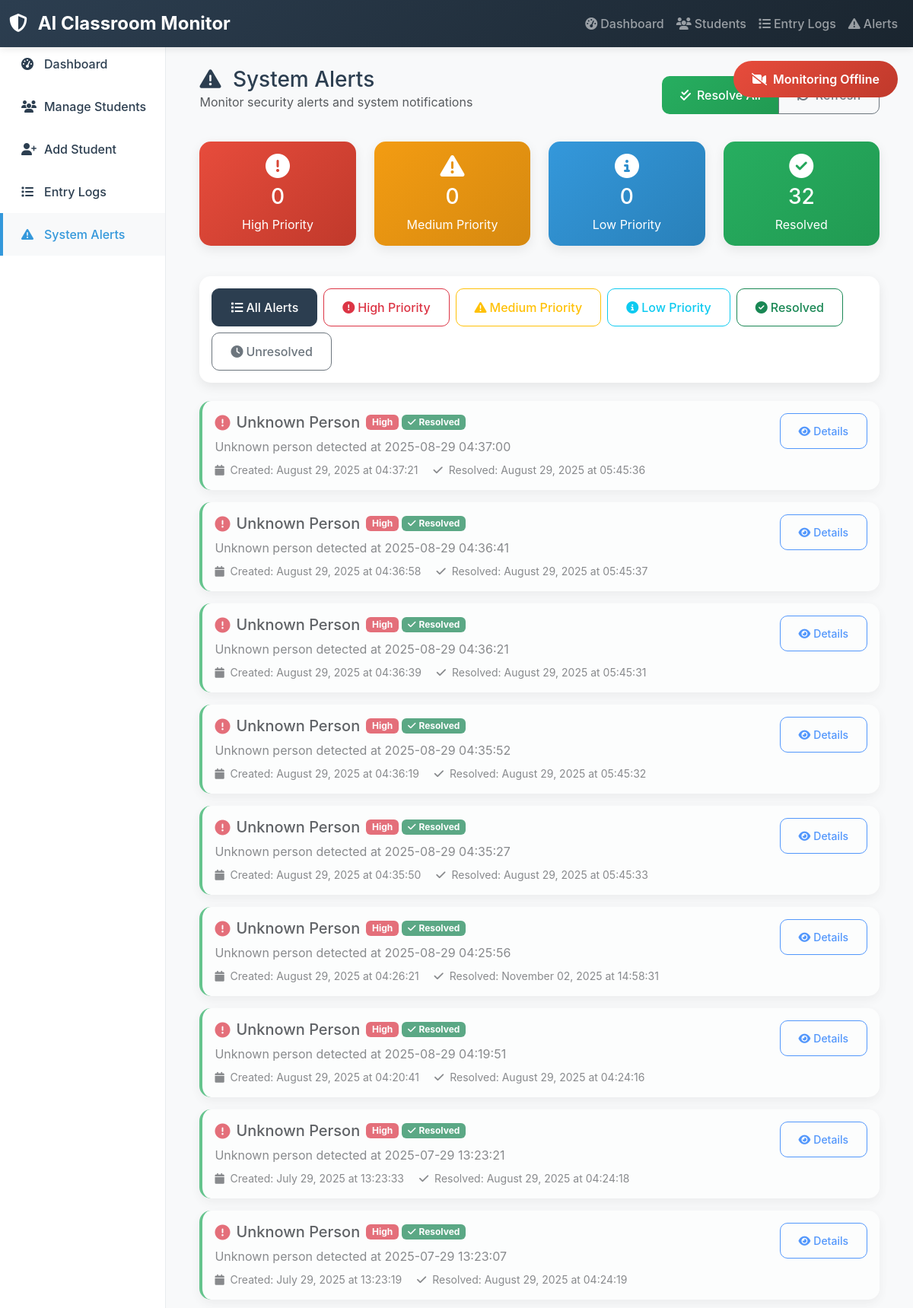
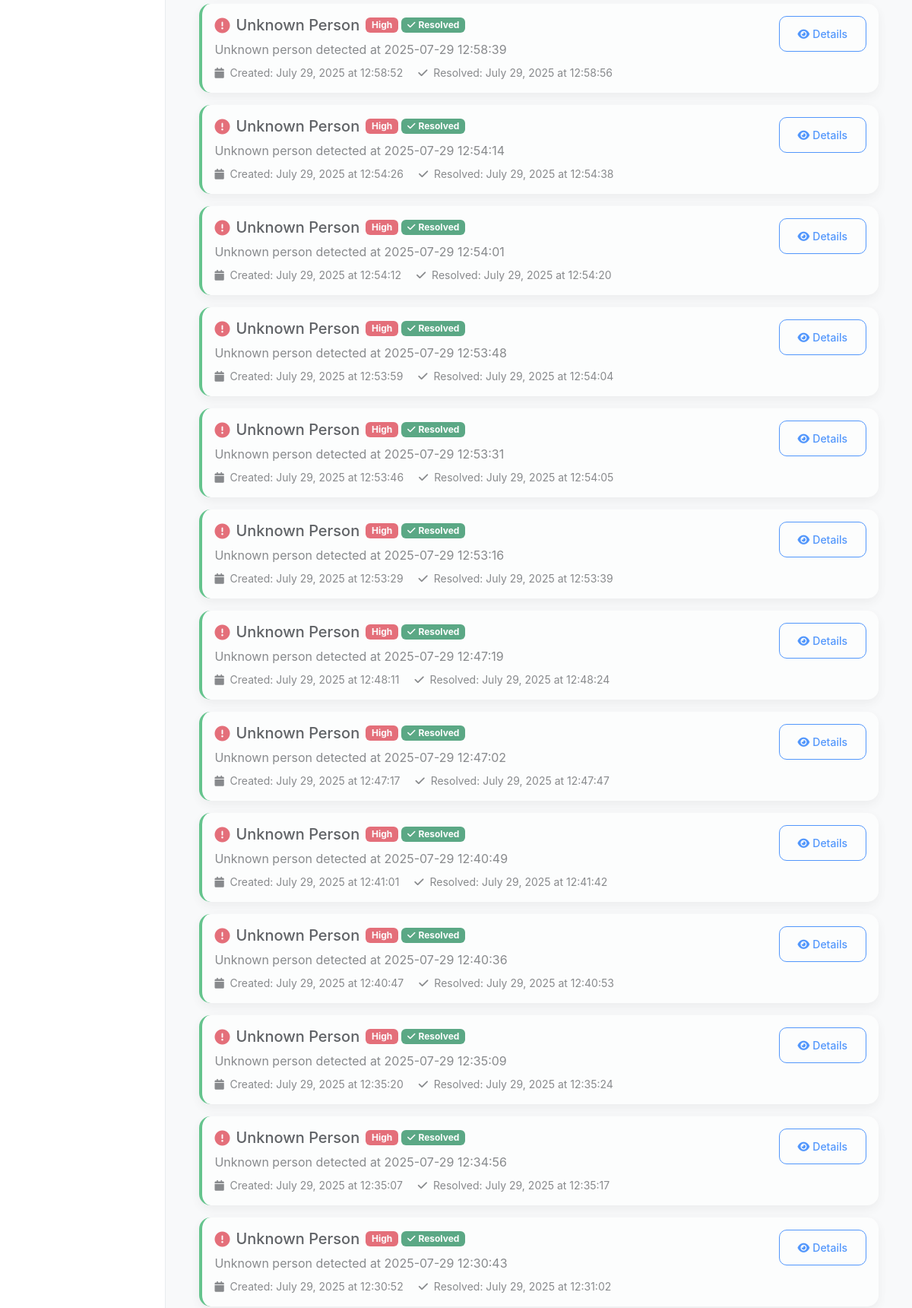
Screenshot of /alerts (upper part) with the database file from the repository (2 pictures, top to bottom).
### models.py (models this page shows, shortened)
class SystemAlert(db.Model):
    __tablename__ = 'system_alerts'
    id = db.Column(db.Integer, primary_key=True)
    alert_type = db.Column(db.String(50), nullable=False)  # 'unknown_person', 'system_error', etc.
    message = db.Column(db.Text, nullable=False)
    severity = db.Column(db.String(20), default='medium')  # 'low', 'medium', 'high', 'critical'
    is_resolved = db.Column(db.Boolean, default=False)
    created_at = db.Column(db.DateTime, default=datetime.utcnow)
    resolved_at = db.Column(db.DateTime, nullable=True)
    image_path = db.Column(db.String(255), nullable=True)

### app.py (the view)
@app.route('/alerts')
def alerts():
    alerts = SystemAlert.query.order_by(SystemAlert.created_at.desc()).all()
    return render_template('alerts.html', alerts=alerts)

### templates/alerts.html (shortened to what this page needs)
{% extends "base.html" %}
{% block content %}
<div class="container-fluid">
    <div class="row mb-4">
        <div class="col-12">
            <div class="d-flex justify-content-between align-items-center">
                <div>
                    <h1 class="h3 mb-0">
                        <i class="fas fa-exclamation-triangle me-2"></i>
                        System Alerts
                    </h1>
                    <p class="text-muted">Monitor security alerts and system notifications</p>
                </div>
                <div class="btn-group">
                    <button type="button" class="btn btn-success" onclick="resolveAllAlerts()">
                        <i class="fas fa-check-double me-2"></i>Resolve All
                    </button>
                    <button type="button" class="btn btn-outline-secondary" onclick="refreshAlerts()">
                        <i class="fas fa-sync me-2"></i>Refresh
                    </button>
                </div>
            </div>
        </div>
    </div>
    <div class="row mb-4">
        {% set high_alerts = alerts | selectattr('severity', 'equalto', 'high') | selectattr('is_resolved', 'equalto', False) | list %}
        {% set medium_alerts = alerts | selectattr('severity', 'equalto', 'medium') | selectattr('is_resolved', 'equalto', False) | list %}
        {% set low_alerts = alerts | selectattr('severity', 'equalto', 'low') | selectattr('is_resolved', 'equalto', False) | list %}
        {% set resolved_alerts = alerts | selectattr('is_resolved', 'equalto', True) | list %}
        <div class="col-lg-3 col-md-6 mb-3">
            <div class="card text-white" style="background: linear-gradient(135deg, #e74c3c 0%, #c0392b 100%);">
                <div class="card-body text-center">
                    <i class="fas fa-exclamation-circle fa-2x mb-2"></i>
                    <h3>{{ high_alerts | length }}</h3>
                    <p class="mb-0">High Priority</p>
                </div>
            </div>
        </div>
        <div class="col-lg-3 col-md-6 mb-3">
            <div class="card text-white" style="background: linear-gradient(135deg, #f39c12 0%, #d68910 100%);">
                <div class="card-body text-center">
                    <i class="fas fa-exclamation-triangle fa-2x mb-2"></i>
                    <h3>{{ medium_alerts | length }}</h3>
                    <p class="mb-0">Medium Priority</p>
                </div>
            </div>
        </div>
        <div class="col-lg-3 col-md-6 mb-3">
            <div class="card text-white" style="background: linear-gradient(135deg, #3498db 0%, #2980b9 100%);">
                <div class="card-body text-center">
                    <i class="fas fa-info-circle fa-2x mb-2"></i>
                    <h3>{{ low_alerts | length }}</h3>
                    <p class="mb-0">Low Priority</p>
                </div>
            </div>
        </div>
        <div class="col-lg-3 col-md-6 mb-3">
            <div class="card text-white" style="background: linear-gradient(135deg, #27ae60 0%, #219a52 100%);">
                <div class="card-body text-center">
                    <i class="fas fa-check-circle fa-2x mb-2"></i>
                    <h3>{{ resolved_alerts | length }}</h3>
                    <p class="mb-0">Resolved</p>
                </div>
            </div>
        </div>
    </div>
    <div class="row mb-4">
        <div class="col-12">
            <div class="card">
                <div class="card-body">
                    <div class="d-flex flex-wrap gap-2">
                        <button class="btn btn-outline-primary filter-btn active" data-filter="all">
                            <i class="fas fa-list me-1"></i>All Alerts
                        </button>
                        <button class="btn btn-outline-danger filter-btn" data-filter="high">
                            <i class="fas fa-exclamation-circle me-1"></i>High Priority
                        </button>
                        <button class="btn btn-outline-warning filter-btn" data-filter="medium">
                            <i class="fas fa-exclamation-triangle me-1"></i>Medium Priority
                        </button>
                        <button class="btn btn-outline-info filter-btn" data-filter="low">
                            <i class="fas fa-info-circle me-1"></i>Low Priority
                        </button>
                        <button class="btn btn-outline-success filter-btn" data-filter="resolved">
                            <i class="fas fa-check-circle me-1"></i>Resolved
                        </button>
                        <button class="btn btn-outline-secondary filter-btn" data-filter="unresolved">
                            <i class="fas fa-clock me-1"></i>Unresolved
                        </button>
                    </div>
                </div>
            </div>
        </div>
    </div>
    <div class="row">
        <div class="col-12">
            {% if alerts %}
                <div id="alerts-container">
                    {% for alert in alerts %}
                    <div class="card alert-card mb-3 fade-in"
                         data-severity="{{ alert.severity }}"
                         data-resolved="{{ alert.is_resolved | lower }}"
                         data-type="{{ alert.alert_type }}">
                        <div class="card-body">
                            <div class="d-flex justify-content-between align-items-start">
                                <div class="flex-grow-1">
                                    <div class="d-flex align-items-center mb-2">
                                        {% if alert.severity == 'high' %}
                                            <i class="fas fa-exclamation-circle text-danger fa-lg me-2"></i>
                                        {% elif alert.severity == 'medium' %}
                                            <i class="fas fa-exclamation-triangle text-warning fa-lg me-2"></i>
                                        {% else %}
                                            <i class="fas fa-info-circle text-info fa-lg me-2"></i>
                                        {% endif %}
                                        <h5 class="mb-0">
                                            {{ alert.alert_type.replace('_', ' ').title() }}
                                        </h5>
                                        <span class="badge ms-2 {{ 'bg-danger' if alert.severity == 'high' else 'bg-warning' if alert.severity == 'medium' else 'bg-info' }}">
                                            {{ alert.severity.title() }}
                                        </span>
                                        {% if alert.is_resolved %}
                                            <span class="badge bg-success ms-1">
                                                <i class="fas fa-check me-1"></i>Resolved
                                            </span>
                                        {% else %}
                                            <span class="badge bg-secondary ms-1">
                                                <i class="fas fa-clock me-1"></i>Active
                                            </span>
                                        {% endif %}
                                    </div>
                                    <p class="text-muted mb-2">{{ alert.message }}</p>
                                    <div class="small text-muted">
                                        <i class="fas fa-calendar me-1"></i>
                                        Created: {{ alert.created_at.strftime('%B %d, %Y at %H:%M:%S') if alert.created_at else 'N/A' }}
                                        {% if alert.resolved_at %}
                                            <span class="ms-3">
                                                <i class="fas fa-check me-1"></i>
                                                Resolved: {{ alert.resolved_at.strftime('%B %d, %Y at %H:%M:%S') }}
                                            </span>
                                        {% endif %}
                                    </div>
                                </div>
                                <div class="d-flex flex-column gap-2">
                                    <button type="button"
                                            class="btn btn-outline-primary btn-sm"
                                            data-bs-toggle="modal"
                                            data-bs-target="#alertModal{{ alert.id }}"
                                            title="View Details">
                                        <i class="fas fa-eye me-1"></i>Details
                                    </button>
                                </div>
                            </div>
                        </div>
                    </div>
                    {% endfor %}
                </div>
            {% endif %}
        </div>
    </div>
</div>
{% endblock %}

### templates/base.html (style rules this page uses)
:root { --primary-color: #2c3e50; --secondary-color: #3498db; --success-color: #27ae60; --warning-color: #f39c12; --danger-color: #e74c3c; --dark-color: #1a252f; --light-color: #ecf0f1; }
body { font-family: 'Inter', -apple-system, BlinkMacSystemFont, 'Segoe UI', Roboto, sans-serif; background-color: #f8f9fa; color: #2c3e50; }
.card { border: none; border-radius: 15px; box-shadow: 0 5px 15px rgba(0,0,0,0.08); transition: all 0.3s ease; }
.btn { border-radius: 10px; font-weight: 500; padding: 0.75rem 1.5rem; transition: all 0.3s ease; }
.btn-success { background: linear-gradient(135deg, var(--success-color) 0%, #219a52 100%); border: none; }
.fade-in { animation: fadeIn 0.5s ease-in; }

### templates/alerts.html (style rules this page uses)
.alert-card { transition: all 0.3s ease; border-left: 4px solid transparent; }
.alert-card[data-severity="high"] { border-left-color: #e74c3c; }
.alert-card[data-resolved="true"] { opacity: 0.7; border-left-color: #27ae60; }
.filter-btn { transition: all 0.3s ease; }
.filter-btn.active { background-color: var(--primary-color); color: white; border-color: var(--primary-color); }

### rows the page displays
SystemAlert: alert_type.replace "Unknown Person", severity "High", is_resolved True (drawn), message "Unknown person detected at 2025-08-29 04:37:00", created_at "August 29, 2025 at 04:37:21", resolved_at "August 29, 2025 at 05:45:36"
SystemAlert: alert_type.replace "Unknown Person", severity "High", is_resolved True (drawn), message "Unknown person detected at 2025-08-29 04:36:41", created_at "August 29, 2025 at 04:36:58", resolved_at "August 29, 2025 at 05:45:37"
SystemAlert: alert_type.replace "Unknown Person", severity "High", is_resolved True (drawn), message "Unknown person detected at 2025-08-29 04:36:21", created_at "August 29, 2025 at 04:36:39", resolved_at "August 29, 2025 at 05:45:31"
SystemAlert: alert_type.replace "Unknown Person", severity "High", is_resolved True (drawn), message "Unknown person detected at 2025-08-29 04:35:52", created_at "August 29, 2025 at 04:36:19", resolved_at "August 29, 2025 at 05:45:32"
SystemAlert: alert_type.replace "Unknown Person", severity "High", is_resolved True (drawn), message "Unknown person detected at 2025-08-29 04:35:27", created_at "August 29, 2025 at 04:35:50", resolved_at "August 29, 2025 at 05:45:33"
SystemAlert: alert_type.replace "Unknown Person", severity "High", is_resolved True (drawn), message "Unknown person detected at 2025-08-29 04:25:56", created_at "August 29, 2025 at 04:26:21", resolved_at "November 02, 2025 at 14:58:31"
SystemAlert: alert_type.replace "Unknown Person", severity "High", is_resolved True (drawn), message "Unknown person detected at 2025-08-29 04:19:51", created_at "August 29, 2025 at 04:20:41", resolved_at "August 29, 2025 at 04:24:16"
SystemAlert: alert_type.replace "Unknown Person", severity "High", is_resolved True (drawn), message "Unknown person detected at 2025-07-29 13:23:21", created_at "July 29, 2025 at 13:23:33", resolved_at "August 29, 2025 at 04:24:18"
SystemAlert: alert_type.replace "Unknown Person", severity "High", is_resolved True (drawn), message "Unknown person detected at 2025-07-29 13:23:07", created_at "July 29, 2025 at 13:23:19", resolved_at "August 29, 2025 at 04:24:19"
SystemAlert: alert_type.replace "Unknown Person", severity "High", is_resolved True (drawn), message "Unknown person detected at 2025-07-29 12:58:39", created_at "July 29, 2025 at 12:58:52", resolved_at "July 29, 2025 at 12:58:56"
SystemAlert: alert_type.replace "Unknown Person", severity "High", is_resolved True (drawn), message "Unknown person detected at 2025-07-29 12:54:14", created_at "July 29, 2025 at 12:54:26", resolved_at "July 29, 2025 at 12:54:38"
SystemAlert: alert_type.replace "Unknown Person", severity "High", is_resolved True (drawn), message "Unknown person detected at 2025-07-29 12:54:01", created_at "July 29, 2025 at 12:54:12", resolved_at "July 29, 2025 at 12:54:20"
SystemAlert: alert_type.replace "Unknown Person", severity "High", is_resolved True (drawn), message "Unknown person detected at 2025-07-29 12:53:48", created_at "July 29, 2025 at 12:53:59", resolved_at "July 29, 2025 at 12:54:04"
SystemAlert: alert_type.replace "Unknown Person", severity "High", is_resolved True (drawn), message "Unknown person detected at 2025-07-29 12:53:31", created_at "July 29, 2025 at 12:53:46", resolved_at "July 29, 2025 at 12:54:05"
SystemAlert: alert_type.replace "Unknown Person", severity "High", is_resolved True (drawn), message "Unknown person detected at 2025-07-29 12:53:16", created_at "July 29, 2025 at 12:53:29", resolved_at "July 29, 2025 at 12:53:39"
SystemAlert: alert_type.replace "Unknown Person", severity "High", is_resolved True (drawn), message "Unknown person detected at 2025-07-29 12:47:19", created_at "July 29, 2025 at 12:48:11", resolved_at "July 29, 2025 at 12:48:24"
SystemAlert: alert_type.replace "Unknown Person", severity "High", is_resolved True (drawn), message "Unknown person detected at 2025-07-29 12:47:02", created_at "July 29, 2025 at 12:47:17", resolved_at "July 29, 2025 at 12:47:47"
SystemAlert: alert_type.replace "Unknown Person", severity "High", is_resolved True (drawn), message "Unknown person detected at 2025-07-29 12:40:49", created_at "July 29, 2025 at 12:41:01", resolved_at "July 29, 2025 at 12:41:42"
SystemAlert: alert_type.replace "Unknown Person", severity "High", is_resolved True (drawn), message "Unknown person detected at 2025-07-29 12:40:36", created_at "July 29, 2025 at 12:40:47", resolved_at "July 29, 2025 at 12:40:53"
SystemAlert: alert_type.replace "Unknown Person", severity "High", is_resolved True (drawn), message "Unknown person detected at 2025-07-29 12:35:09", created_at "July 29, 2025 at 12:35:20", resolved_at "July 29, 2025 at 12:35:24"
SystemAlert: alert_type.replace "Unknown Person", severity "High", is_resolved True (drawn), message "Unknown person detected at 2025-07-29 12:34:56", created_at "July 29, 2025 at 12:35:07", resolved_at "July 29, 2025 at 12:35:17"
SystemAlert: alert_type.replace "Unknown Person", severity "High", is_resolved True (drawn), message "Unknown person detected at 2025-07-29 12:30:43", created_at "July 29, 2025 at 12:30:52", resolved_at "July 29, 2025 at 12:31:02"

### other values shown
{{ high_alerts | length }} "0"
{{ medium_alerts | length }} "0"
{{ low_alerts | length }} "0"
{{ resolved_alerts | length }} "32"
